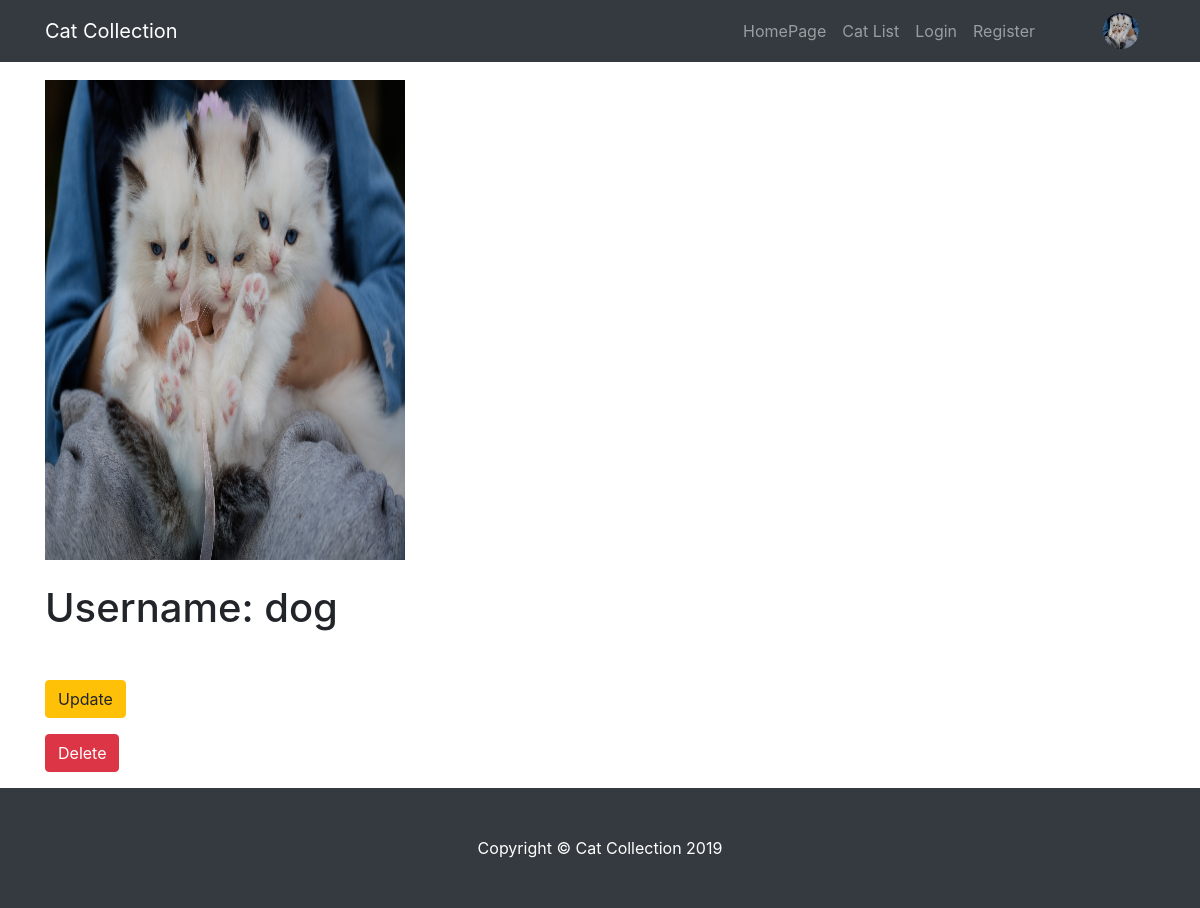
Screenshot of /cat_app/profile/1/ with the database file from the repository.
### cat_app/models.py (models this page shows, shortened)
class UserProfileInfo(models.Model):
	user = models.OneToOneField(User, related_name='userprofileinfos', on_delete=models.CASCADE, blank=True, null=True, default=1)
	picture = models.ImageField(upload_to='images', blank=True, null=True)

### cat_app/views.py (the view)
# urls.py: url(r'^profile/(?P<pk>\d+)/$', views.UserProfileDetailView.as_view(), name='profile_detail'),
class UserProfileDetailView(DetailView):
	context_object_name = 'profile_detail'
	model = models.UserProfileInfo
	template_name = 'cat_app/profile_detail.html'

### templates/cat_app/profile_detail.html (shortened to what this page needs)
{% extends "cat_app/base_footer.html" %}
{% load static %}
{% block templatecss %}<link href="{% static 'css/profile.css' %}" rel="stylesheet">{% endblock %}
{% block imagenav %}<img class="imageframe" src="../../../media/{{ profile_detail.picture }}" alt="{{ profile_detail.picture }}">{% endblock %}
{% block content %}
    <br>
    <img class="profile-center" src="../../../media/{{ profile_detail.picture }}"/>
    <br>
    <h1 class="my-4">Username: {{ profile_detail.user.username }}</h1>
    <br>
    <div>
      <p><a class='btn btn-warning' href="{% url 'cat_app:update_profile' pk=profile_detail.pk %}">Update</a></p>
    </div>
    <div>
      <p><a class='btn btn-danger' href="{% url 'cat_app:delete_profile' pk=profile_detail.pk %}">Delete</a></p>
    </div>
{% endblock %}

### static/css/modern-business.css (style rules this page uses)
body { padding-top: 56px; }

### static/css/simple-sidebar.css (style rules this page uses)
body { overflow-x: hidden; }

### static/css/profile.css (style rules this page uses)
.imageframe { height: 3vw; width: 3vw; border-radius: 50%; margin-left: 5vw; }
.profile-center { height: 60vh; width: 30vw; }

### rows the page displays
UserProfileInfo: picture (picture), user.username "dog"
